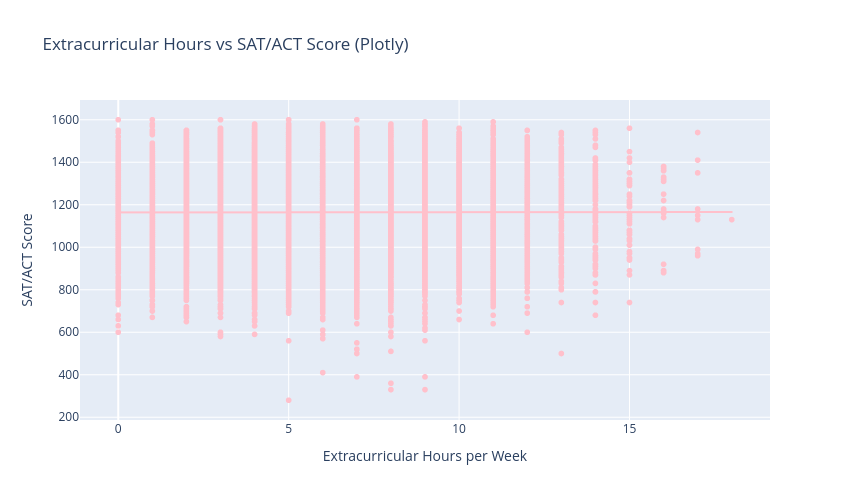

Here is the notebook cell this chart was saved with:
### Code cell
# 3c. Plotly scatter plot with a linear trendline (needs: pip install statsmodels)
fig = px.scatter(
    df, 
    x='Extracurricular_Hours', 
    y='SAT_ACT', 
    trendline='ols',
     color_discrete_sequence=['Pink'],
                 labels={'Extracurricular_Hours': 'Extracurricular Hours per Week', 
                         'SAT_ACT': 'SAT/ACT Score'},
                 title='Extracurricular Hours vs SAT/ACT Score (Plotly)',
                 width=850, 
                 height=500)
fig.show()

### Figure 1 — Plotly figure (JSON) as saved in the notebook; plotly's stock layout.template omitted (floating-point values rounded to 4 significant figures; data arrays with more than 128 entries replaced by an {"elided": "..."} marker saying what was removed)
{"data": [{"hovertemplate": "Extracurricular Hours per Week=%{x}<br>SAT/ACT Score=%{y}<extra></extra>", "legendgroup": "", "marker": {"color": "Pink", "symbol": "circle"}, "mode": "markers", "name": "", "showlegend": false, "type": "scattergl", "x": {"elided": "17339 int values"}, "xaxis": "x", "y": {"elided": "17339 int values"}, "yaxis": "y"}, {"hovertemplate": "<b>OLS trendline</b><br>SAT_ACT = 0.106611 * Extracurricular_Hours + 1163.93<br>R<sup>2</sup>=0.000004<br><br>Extracurricular Hours per Week=%{x}<br>SAT/ACT Score=%{y} <b>(trend)</b><extra></extra>", "legendgroup": "", "marker": {"color": "Pink", "symbol": "circle"}, "mode": "lines", "name": "", "showlegend": false, "type": "scattergl", "x": {"elided": "17339 int values"}, "xaxis": "x", "y": {"elided": "17339 float values"}, "yaxis": "y"}], "layout": {"height": 500, "legend": {"tracegroupgap": 0}, "title": {"text": "Extracurricular Hours vs SAT/ACT Score (Plotly)"}, "width": 850, "xaxis": {"anchor": "y", "domain": [0, 1], "title": {"text": "Extracurricular Hours per Week"}}, "yaxis": {"anchor": "x", "domain": [0, 1], "title": {"text": "SAT/ACT Score"}}}}
